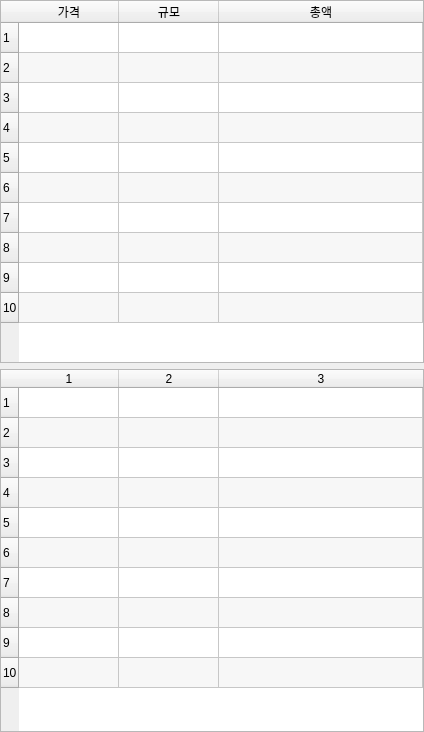
<?xml version="1.0" encoding="UTF-8"?>
<ui version="4.0">
 <class>Form</class>
 <widget class="QWidget" name="Form">
  <property name="geometry">
   <rect>
    <x>0</x>
    <y>0</y>
    <width>424</width>
    <height>732</height>
   </rect>
  </property>
  <property name="windowTitle">
   <string>Form</string>
  </property>
  <layout class="QVBoxLayout" name="verticalLayout">
   <property name="spacing">
    <number>6</number>
   </property>
   <property name="leftMargin">
    <number>0</number>
   </property>
   <property name="topMargin">
    <number>0</number>
   </property>
   <property name="rightMargin">
    <number>0</number>
   </property>
   <property name="bottomMargin">
    <number>0</number>
   </property>
   <item>
    <widget class="QTableWidget" name="tableWidget">
     <property name="verticalScrollBarPolicy">
      <enum>Qt::ScrollBarAlwaysOff</enum>
     </property>
     <property name="horizontalScrollBarPolicy">
      <enum>Qt::ScrollBarAlwaysOff</enum>
     </property>
     <property name="sizeAdjustPolicy">
      <enum>QAbstractScrollArea::AdjustToContents</enum>
     </property>
     <property name="editTriggers">
      <set>QAbstractItemView::NoEditTriggers</set>
     </property>
     <property name="tabKeyNavigation">
      <bool>false</bool>
     </property>
     <property name="showDropIndicator" stdset="0">
      <bool>false</bool>
     </property>
     <property name="dragDropOverwriteMode">
      <bool>false</bool>
     </property>
     <property name="alternatingRowColors">
      <bool>true</bool>
     </property>
     <property name="rowCount">
      <number>10</number>
     </property>
     <property name="columnCount">
      <number>3</number>
     </property>
     <attribute name="horizontalHeaderStretchLastSection">
      <bool>true</bool>
     </attribute>
     <row/>
     <row/>
     <row/>
     <row/>
     <row/>
     <row/>
     <row/>
     <row/>
     <row/>
     <row/>
     <column>
      <property name="text">
       <string>가격</string>
      </property>
     </column>
     <column>
      <property name="text">
       <string>규모</string>
      </property>
     </column>
     <column>
      <property name="text">
       <string>총액</string>
      </property>
     </column>
    </widget>
   </item>
   <item>
    <widget class="QTableWidget" name="tableWidget_2">
     <property name="editTriggers">
      <set>QAbstractItemView::NoEditTriggers</set>
     </property>
     <property name="tabKeyNavigation">
      <bool>false</bool>
     </property>
     <property name="showDropIndicator" stdset="0">
      <bool>false</bool>
     </property>
     <property name="dragDropOverwriteMode">
      <bool>false</bool>
     </property>
     <property name="alternatingRowColors">
      <bool>true</bool>
     </property>
     <property name="rowCount">
      <number>10</number>
     </property>
     <property name="columnCount">
      <number>3</number>
     </property>
     <attribute name="horizontalHeaderStretchLastSection">
      <bool>true</bool>
     </attribute>
     <row/>
     <row/>
     <row/>
     <row/>
     <row/>
     <row/>
     <row/>
     <row/>
     <row/>
     <row/>
     <column/>
     <column/>
     <column/>
    </widget>
   </item>
  </layout>
 </widget>
 <resources/>
 <connections/>
</ui>
